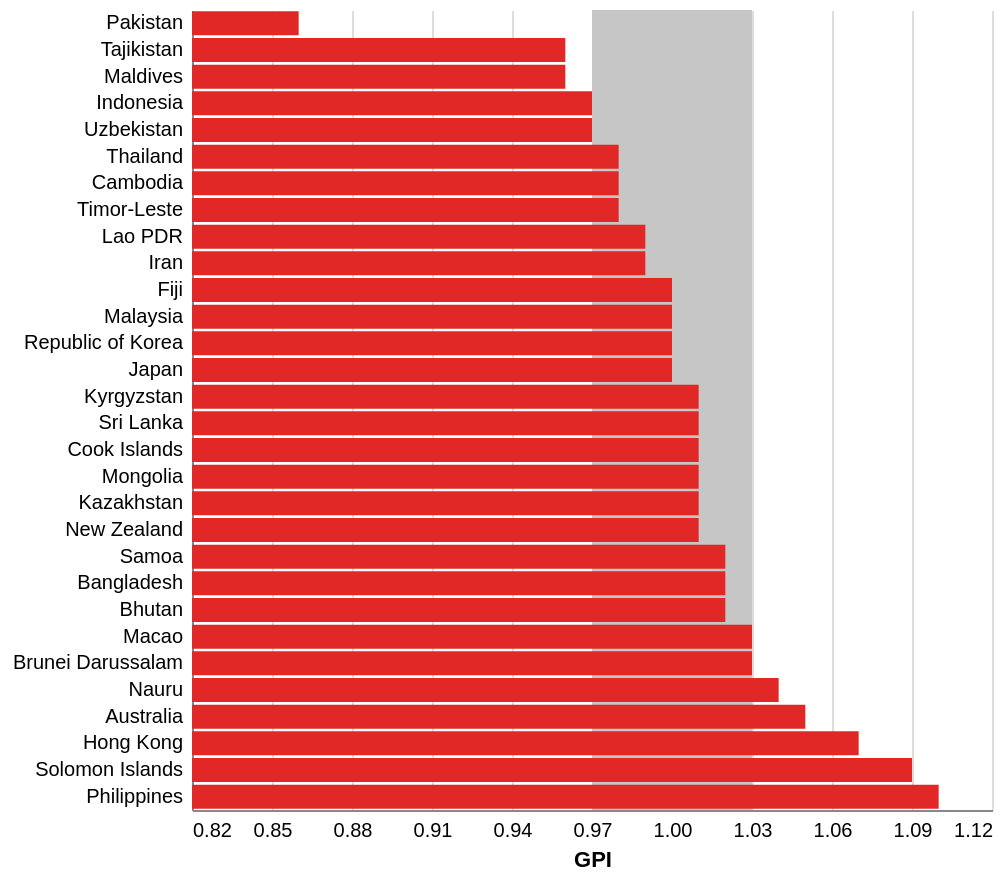

Here is the Vega-Lite specification saved for this chart:
### Vega-Lite specification from a JSON file in a GitHub repository (floating-point values rounded to 4 significant figures)
{"$schema": "https://vega.github.io/schema/vega-lite/v5.json", "view": {"stroke": "transparent"}, "data": {"values": [{"country": "Pakistan", "iso3": "PAK", "value": 0.86}, {"country": "Tajikistan", "iso3": "TJK", "value": 0.96}, {"country": "Maldives", "iso3": "MDV", "value": 0.96}, {"country": "Indonesia", "iso3": "IDN", "value": 0.97}, {"country": "Uzbekistan", "iso3": "UZB", "value": 0.97}, {"country": "Thailand", "iso3": "THA", "value": 0.98}, {"country": "Cambodia", "iso3": "KHM", "value": 0.98}, {"country": "Timor-Leste", "iso3": "TLS", "value": 0.98}, {"country": "Lao PDR", "iso3": "LAO", "value": 0.99}, {"country": "Iran", "iso3": "IRN", "value": 0.99}, {"country": "Fiji", "iso3": "FJI", "value": 1}, {"country": "Malaysia", "iso3": "MYS", "value": 1}, {"country": "Republic of Korea", "iso3": "KOR", "value": 1}, {"country": "Japan", "iso3": "JPN", "value": 1}, {"country": "Kyrgyzstan", "iso3": "KGZ", "value": 1.01}, {"country": "Sri Lanka", "iso3": "LKA", "value": 1.01}, {"country": "Cook Islands", "iso3": "COK", "value": 1.01}, {"country": "Mongolia", "iso3": "MNG", "value": 1.01}, {"country": "Kazakhstan", "iso3": "KAZ", "value": 1.01}, {"country": "New Zealand", "iso3": "NZL", "value": 1.01}, {"country": "Samoa", "iso3": "WSM", "value": 1.02}, {"country": "Bangladesh", "iso3": "BGD", "value": 1.02}, {"country": "Bhutan", "iso3": "BTN", "value": 1.02}, {"country": "Macao", "iso3": "MAC", "value": 1.03}, {"country": "Brunei Darussalam", "iso3": "BRN", "value": 1.03}, {"country": "Nauru", "iso3": "NRU", "value": 1.04}, {"country": "Australia", "iso3": "AUS", "value": 1.05}, {"country": "Hong Kong", "iso3": "HKG", "value": 1.07}, {"country": "Solomon Islands", "iso3": "SLB", "value": 1.09}, {"country": "Philippines", "iso3": "PHL", "value": 1.1}]}, "width": 400, "height": 400, "layer": [{"data": {"values": [{"y1": 0.97, "y2": 1.03}]}, "mark": {"type": "rect", "color": "rgb(198,198,198)"}, "encoding": {"x": {"field": "y1", "type": "quantitative", "scale": {"domain": [0.82, 1.12], "clamp": true}}, "x2": {"field": "y2"}}}, {"mark": {"type": "bar", "color": "rgb(225,40,38)"}, "encoding": {"y": {"field": "country", "type": "nominal", "axis": {"ticks": false, "labelPadding": 5, "title": null}, "sort": "x"}, "x": {"field": "value", "type": "quantitative", "axis": {"title": "GPI", "ticks": false, "labelPadding": 5, "values": [0.82, 0.85, 0.88, 0.91, 0.94, 0.97, 1, 1.03, 1.06, 1.09, 1.12], "tickCount": 12}, "scale": {"domain": [0.82, 1.12], "clamp": true}}}}]}
